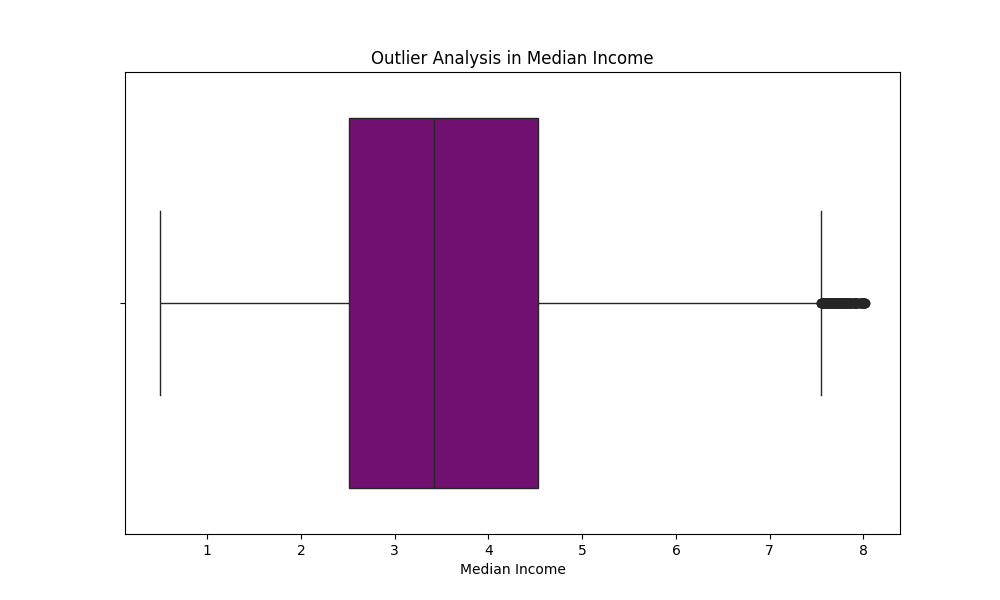

Here is the Python script that generated this plot:
#Begin with problem identification 
#define variables
#import libraries 
#process data 
#after purifying your data model

#importing libraries
import pandas as pd
import numpy as np
import matplotlib.pyplot as plt
import seaborn as sns
import scipy.stats as stats
import statsmodels.api as sm
from sklearn.linear_model import LinearRegression
from sklearn.model_selection import train_test_split

#import files and define path
#place data in pd.read_csv(file_path)
data = pd.read_csv("machineLearningRealEstateProject\housing.csv")
data["ocean_proximity"].unique()
data_cleaned = data.dropna()
data_cleaned = data_cleaned.drop('ocean_proximity', axis=1)

#remove outliers
Q1 = data_cleaned['median_house_value'].quantile(0.25)
Q3 = data_cleaned['median_house_value'].quantile(0.75)
IQR = Q3 - Q1

lower_bound = Q1 - 1.5 * IQR
upper_bound = Q3 + 1.5 * IQR

data_no_outliers_1 = data_cleaned[(data_cleaned['median_house_value'] >= lower_bound) & (data_cleaned['median_house_value'] <= upper_bound)]

#print("Original data shape:", data_cleaned.shape)
#print("New data shape without outliers:", data_no_outliers_1.shape)

#begin boxplot
plt.figure(figsize=(10,6))
sns.boxplot(x=data_no_outliers_1['median_income'], color='purple')
plt.title('Outlier Analysis in Median Income')
plt.xlabel("Median Income")
plt.show()

#calculate Q1 and Q3 and IQR
Q1 = data_cleaned['median_income'].quantile(0.25)
Q3 = data_cleaned['median_income'].quantile(0.75)
IQR = Q3 - Q1

lower_bound = Q1 - 1.5 * IQR
upper_bound = Q3 + 1.5 * IQR

data_no_outliers_2 = data_no_outliers_1[(data_no_outliers_1['median_income'] >= lower_bound) & (data_no_outliers_1['median_income'] <= upper_bound)]
data_cleaned = data_no_outliers_2

print("Original data shape: ", data_no_outliers_1.shape)
print("New shape without outliers: ", data_no_outliers_2.shape)

plt.figure(figsize=(10,6))
sns.boxplot(x=data_no_outliers_2['median_income'], color='purple')
plt.title('Outlier Analysis in Median Income')
plt.xlabel("Median Income")
plt.show()

plt.figure(figsize=(12,8))
sns.heatmap(data_cleaned.corr(), annot=True, cmap='Greens')
plt.title('Correlation Heatmap of Housing Data')
plt.show()

for column in ['ocean_proximity']:
    print(f"Unique values in {column}: ", data[column].unique())

#end
